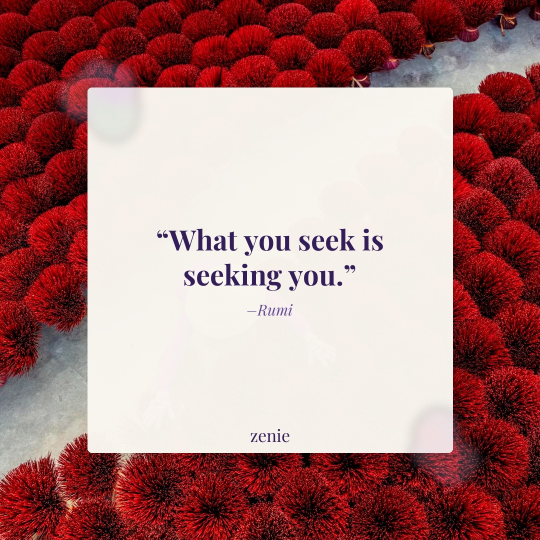
#> input picture posts/2026-04-28/quote_1.jpg, 1080 x 1080 px (shown at 1/2 size)
$ python -i render_zenie_formats.py   (imports and definitions only)
#> lines starting #> are read from the running program, lines starting #| are printed output that depends on the picture
#> further down, picture is the input picture: PIL image 1080x1080 RGB; mean R, G, B 171.7, 123.7, 122.7
#!/usr/bin/env python3
"""Render Zenie's newer post types on the GitHub Actions runner.

Added 2026-11-05 when Catie asked to try new tactics (followers had dropped every
week since July and reach was ~6% of followers). The drafting agent writes only
TEXT for these posts into social/review-state.json; this script turns them into
finished, upload-ready files, the same way regenerate_memes.py and
regenerate_quotes.py already do for memes and quote cards.

Post types handled here (everything else is left alone):

  Text Card   1080x1350 JPG. `card_style` picks the look:
                notes_app    a phone-notes page (title + body lines)
                text_thread  a text-message thread (`messages`: [{from: me|them, text}])
                fill_blank   "finish the sentence" stem with a drawn blank
                big_type     one bold statement on a solid brand colour
  Carousel    1080x1350 JPGs, one per entry in `slides` ([{title, body}]).
              Slide 1 is the cover, the last slide is the journaling prompt.
  Reel        1080x1920 MP4 on moving stock footage (Pexels portrait video),
              no audio (Isabel adds a trending sound in the Instagram app).
                reel_style pov    `overlay_text` as native-looking caption text,
                                  placed in whichever band (upper or lower) stays
                                  clear of faces in the clip (2026-11-24)
                reel_style quote  `quote` + `attribution` centred on a soft scrim
  Story       1080x1920 JPG frames from `frames` ([{text, sticker}]). Stickers
              (poll, question box, slider) are added by hand in the app, so the
              frame leaves clean space for them.

Every post may carry `series` (e.g. "Sunday Scaries"), printed as a small
kicker so the series is recognisable in the feed.

A post renders when it has no media yet, or when feedback set `needs_render`.
A post that can't be rendered is marked skipped with a reason; it never blocks
the rest of the week. Env: PEXELS_KEY (only needed for Reels).
"""
import io, json, os, random, re, subprocess, sys, textwrap, traceback, urllib.parse, urllib.request, zlib
from PIL import Image, ImageDraw, ImageFilter, ImageFont

HERE = os.path.dirname(os.path.abspath(__file__))
REPO_ROOT = os.path.dirname(os.path.dirname(HERE))
REPO = "isabelhoppmann/ART-Lab-Social-Media"
STATE_PATH = "social/review-state.json"
USED_BROLL_PATH = "social/used_broll.json"
PEXELS_KEY = os.environ.get("PEXELS_KEY", "")
UA = {"User-Agent": "ZenieAgent/1.0"}
FONT_DIR = os.path.join(REPO_ROOT, "assets", "fonts")

W, H_FEED, H_TALL = 1080, 1350, 1920

# Zenie palette
VIOLET = (107, 63, 160)
LAVENDER = (201, 177, 232)
BLUSH = (240, 160, 192)
INK = (52, 30, 90)            # dark purple text, same as the quote cards
SOFT_INK = (110, 90, 140)
CREAM = (250, 247, 241)
LILAC_BG = (239, 230, 250)
BLUSH_BG = (251, 232, 239)

HANDLED = {"text card", "carousel", "reel", "story"}


# ── fonts + text helpers ──────────────────────────────────────────────────────
def font(name, size):
    return ImageFont.truetype(os.path.join(FONT_DIR, name), size)


SERIF_BOLD, SERIF, SERIF_ITALIC = "Playfair-Bold.ttf", "Playfair-Regular.ttf", "Playfair-Italic.ttf"
SANS, SANS_SEMI, SANS_BOLD = "Inter-Regular.ttf", "Inter-SemiBold.ttf", "Inter-Bold.ttf"

# Burned-in text can't show colour emoji (they render as tofu boxes); captions keep theirs.
_EMOJI_RE = re.compile("[\U0001F000-\U0001FAFF\U00002600-\U000027BF\U0001F1E6-\U0001F1FF"
                       "\U00002B00-\U00002BFF\U0000FE00-\U0000FE0F\U0000200D]+")


def clean(text):
    return re.sub(r"[ \t]+", " ", _EMOJI_RE.sub("", text or "")).strip()


# [65 lines left out: functions wrap, fit, draw_lines, kicker, wordmark, not called in this run]


def watercolor(img, corners=("tl", "br"), alpha=70, seed=0):
    """Soft blurred blobs at the corners — the same motif as the quote cards,
    so new formats read as the same brand."""
#> called with corners = ('tl', 'br'), alpha = 70, seed = 0
    rnd = random.Random(seed)
    w, h = img.size
#> w = 1080; h = 1080
    layer = Image.new("RGBA", img.size, (0, 0, 0, 0))
#> layer: PIL image 1080x1080 RGBA; every value is 0
    d = ImageDraw.Draw(layer)
    pal = [(180, 155, 220), (210, 175, 210), (160, 195, 180), (220, 175, 195), (195, 170, 225)]
    pts = {"tl": (40, 40), "tr": (w - 40, 40), "bl": (40, h - 40), "br": (w - 40, h - 40)}
    for c in corners:
        cx, cy = pts[c]
        for _ in range(12):
            ox, oy, r = cx + rnd.randint(-90, 90), cy + rnd.randint(-90, 90), rnd.randint(40, 110)
            d.ellipse([(ox - r, oy - r), (ox + r, oy + r)], fill=(*rnd.choice(pal), alpha))
    layer = layer.filter(ImageFilter.GaussianBlur(28))
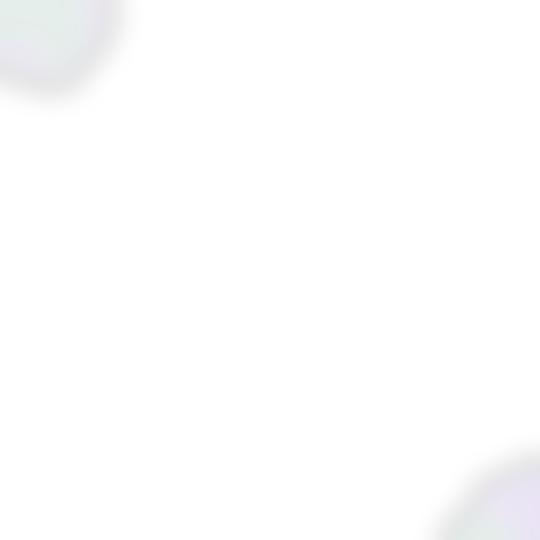
#> layer: PIL image 1080x1080 RGBA (shown at 1/2 size); mean R, G, B, A 8, 8.4, 9.3, 3.2; transparent parts drawn white
    return Image.alpha_composite(img.convert("RGBA"), layer)
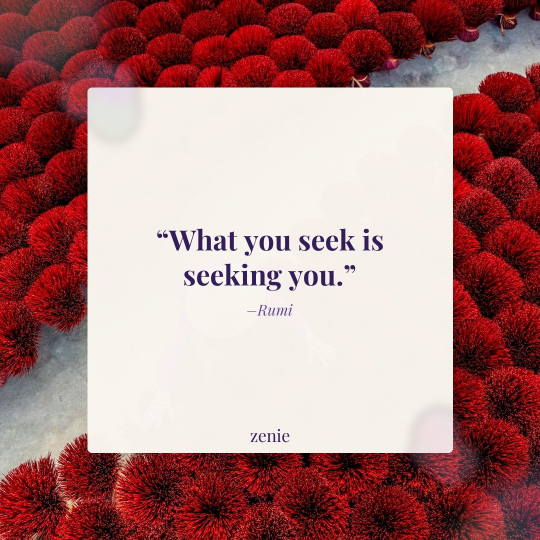
#> returned value: PIL image 1080x1080 RGBA (shown at 1/2 size); mean R, G, B, A 172.2, 125.5, 124.7, 255


def save_jpg(img, path):
    os.makedirs(os.path.dirname(path), exist_ok=True)
    img.convert("RGB").save(path, "JPEG", quality=94)


def seed_for(week, label, n=0):
    return zlib.crc32(f"{week}|{label}|{n}".encode())


# ── Text Card ─────────────────────────────────────────────────────────────────
# [105 lines left out: functions card_notes_app, card_text_thread, card_fill_blank, card_big_type, not called in this run]


CARD_STYLES = {"notes_app": card_notes_app, "text_thread": card_text_thread,
               "fill_blank": card_fill_blank, "big_type": card_big_type}


# [81 lines left out: functions render_text_card, render_carousel, not called in this run]


# ── Story frames ──────────────────────────────────────────────────────────────
CURRENT_STATE = {}   # set in main(); feature frames look up the week's other posts here


# [138 lines left out: functions pexels_photo, story_photo_bg, gradient_bg, feature_frame, render_story, not called in this run]


# ── Reel (moving background) ──────────────────────────────────────────────────
CALM_FALLBACKS = ["window light curtains", "coffee morning light", "rain on window", "notebook writing pen",
                  "city lights night window", "clouds sky timelapse", "candle flame dark", "ocean waves slow"]


# [58 lines left out: functions load_used_broll, pexels_videos, pexels_video_by_id, pick_broll, not called in this run]


# ── Keeping POV text off faces (Isabel's feedback, 2026-11-24) ────────────────
# The 2026-11-23 Reel had its POV text sitting right across the woman's face,
# because the text was always drawn at the same height in the upper third. Now
# the renderer samples frames from the clip, finds faces with OpenCV, and puts
# the text in the band that overlaps them least. Lower band first: in vertical
# stock footage faces usually sit in the upper half. The lower band ends at
# y=1300 so it stays clear of Instagram's caption and buttons at the bottom.
POV_TOP_Y = 330          # where the text used to always go
POV_LOW_BOTTOM = 1300    # bottom edge of the lower band
POV_MAX_H = 560          # text block height cap, so it fits either band


# [131 lines left out: functions face_boxes, pov_text_y, reel_overlay_png, render_reel, mark_broll_used, not called in this run]


# ── main ──────────────────────────────────────────────────────────────────────
RENDERERS = {"text card": render_text_card, "carousel": render_carousel,
             "reel": render_reel, "story": render_story}


# [55 lines left out: functions cdn, main, not called in this run]


# [2 lines not run here, left out]

>>> from PIL import Image
>>> picture = Image.open('../../posts/2026-04-28/quote_1.jpg')
>>> result = watercolor(picture)
